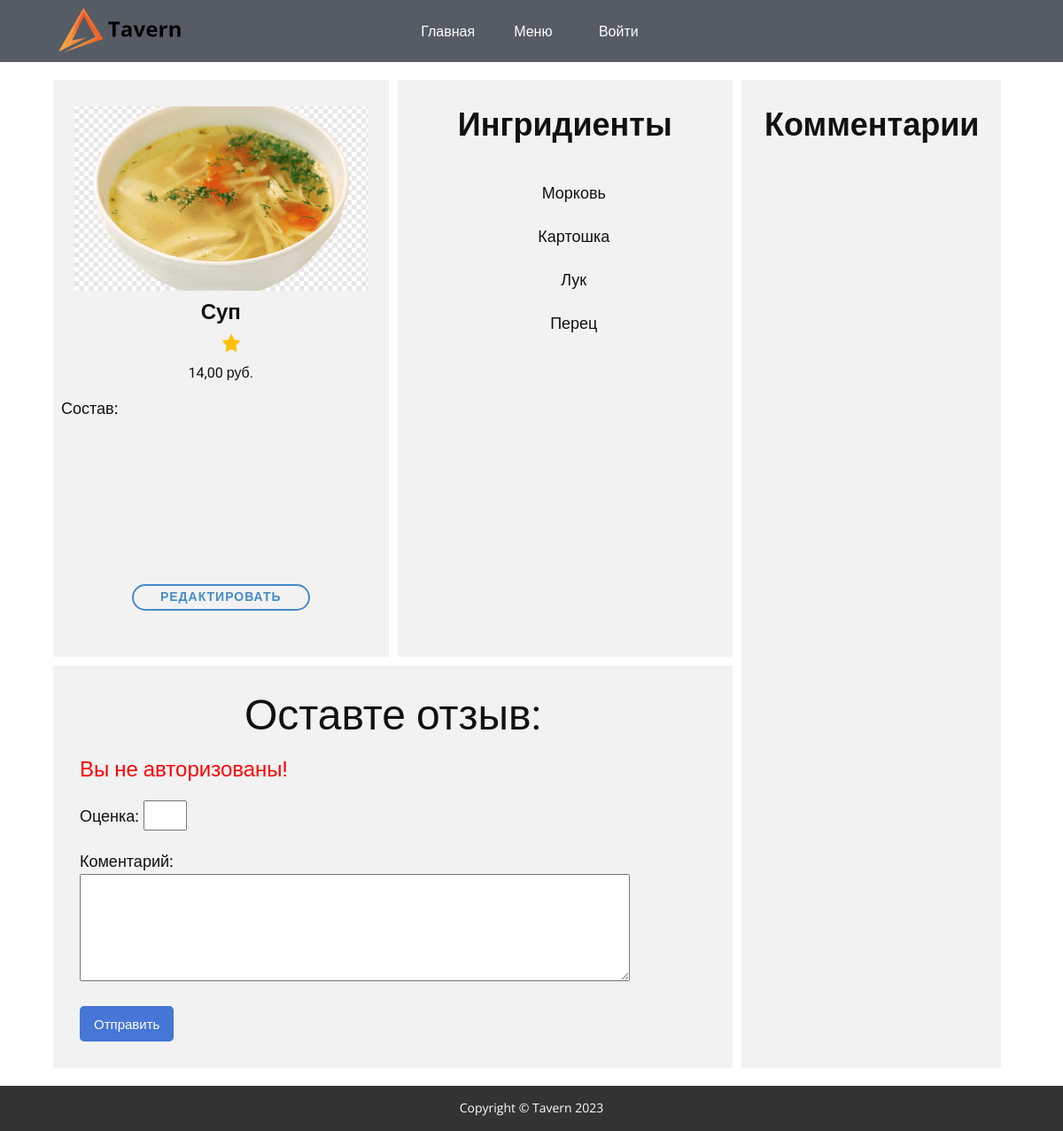
Before: /dishes/dish/sup/ with the older database file.
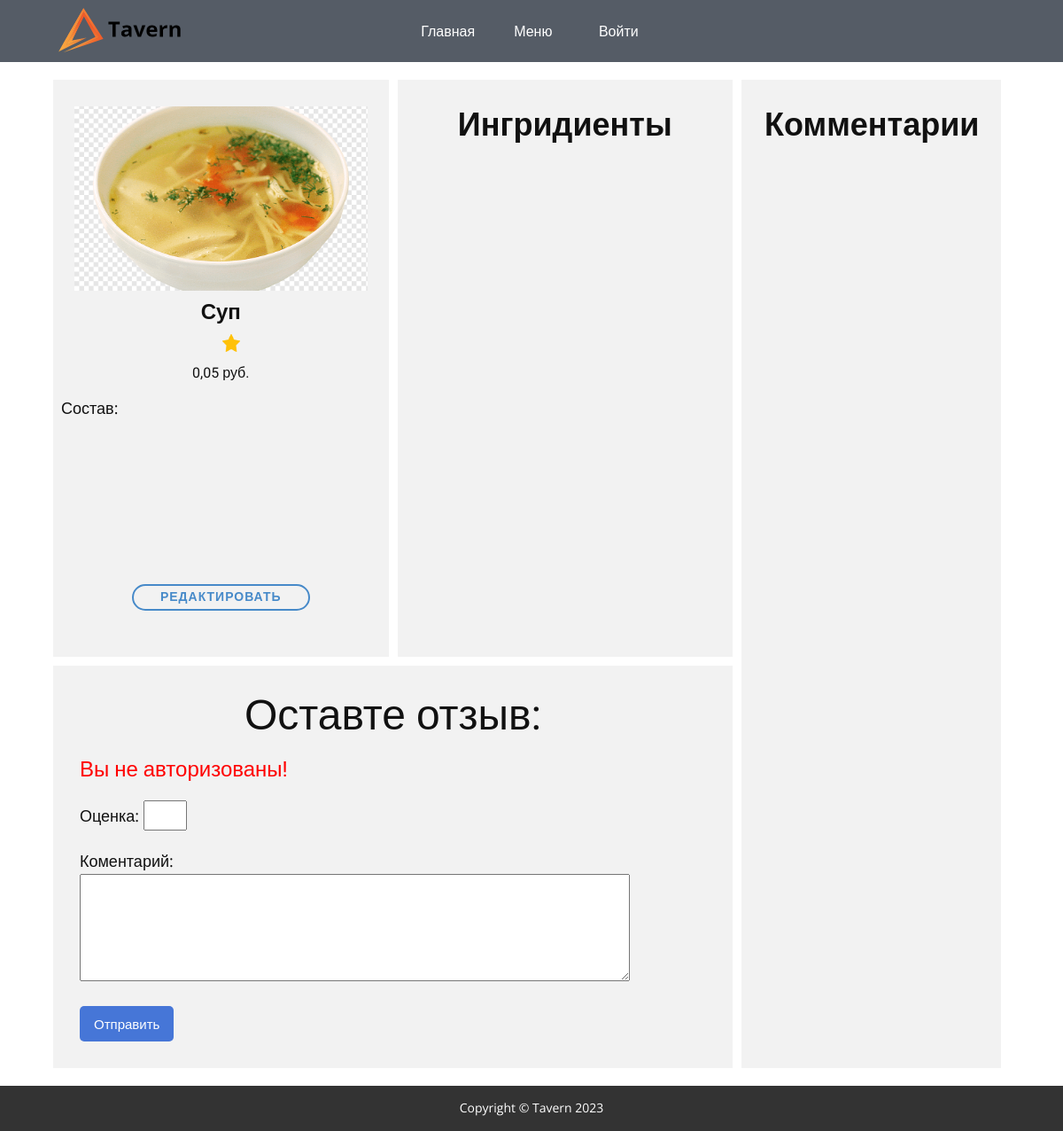
After: the same page with the newer database file.
### dish/models.py (models this page shows, shortened)
class Dish(models.Model):
    name = models.CharField(max_length=182, null=True)
    id_type_dish = models.ForeignKey('TypeDish', on_delete=models.PROTECT, null=True)
    image = models.ImageField(upload_to='dishes_images')
    price = models.DecimalField(max_digits=6, decimal_places=2)
    slug = models.SlugField(max_length=255, unique=True, db_index=True)
    quantity = models.PositiveIntegerField(default=0)
    baskets = GenericRelation('Basket')
    def get_ingredients(self):
        structure_items = Structure.objects.filter(id_dish=self)
        ingredients = [item.id_ingredient for item in structure_items]
        return ingredients
    def filter_ingredients(self):
        ingredients = Structure.objects.filter(id_dish=self.pk).values('id_ingredient')
        not_match_ingredients = Ingredients.objects.exclude(structure__id_dish=self.pk, structure__id_ingredient__in=ingredients)
        return not_match_ingredients

class Ingredients(models.Model):
    name = models.CharField(max_length=128)

### dish/views.py (the view)
# urls.py: path('dishes/', include('dish.urls', namespace='dishes')),
def dish(request, dish_slug):
    try:
        post = Dish.objects.get(slug=dish_slug)
        select_model = 'dish'
        review_sum = Reviews.get_estimation_sum_per_dish()
    except Dish.DoesNotExist:
        try:
            post = ComplexDish.objects.get(slug=dish_slug)
            select_model = 'complex'
            review_sum = Reviews.get_estimation_sum_per_comp_dish()
        except ComplexDish.DoesNotExist:
            return HttpResponseNotFound("Dish not found")
    if request.method == 'POST':
        form = AddReviewForm(request.POST)
        if form.is_valid():
            try:
                if select_model == 'dish':
                    Reviews.objects.create(id_user=request.user, id_dish=post, **form.cleaned_data)
                elif select_model == 'complex':
                    Reviews.objects.create(id_user=request.user, id_comp_dish=post, **form.cleaned_data)
                return redirect('dishes:dish', dish_slug)
            except:
                form.add_error(None, 'Ошибка добавления комментария')
    else:
        form = AddReviewForm()
    context = {
        'dish': post,
        'review': Reviews.objects.all(),
        'review_counts': review_sum,
        'form': form,
        'select_model': select_model,
    }
    return render(request, 'dish/html/dish2.html', context=context)

### dish/forms.py
class AddReviewForm(forms.Form):
    estimation = forms.IntegerField(max_value=5, min_value=1, label='Оценка')
    description = forms.CharField(widget=forms.Textarea(attrs={'cols': 65, 'rows': 4}), label='Коментарий', required=False)

### dish/models.py (called while the page is built)
    @classmethod
    def get_estimation_sum_per_dish(cls):
        return cls.objects.values('id_dish').annotate(total_estimation=Sum('estimation'), count_estimation=Count('estimation')).annotate(average_estimation=Round(Avg('estimation')))

### dish/templates/dish/html/dish2.html (shortened to what the changed rows need)
{% extends 'dish/html/base2.html' %}
{% load static %}
{% block meta %}
    <link rel="stylesheet" href="{% static 'fog/css/nicepage.css' %}" media="screen">
    <link rel="stylesheet" href="{% static 'fog/css/Блюдо.css' %}" media="screen">
    <link rel="stylesheet" href="{% static 'fog/css/main.css' %}" media="screen">
{% endblock %}
{% block content %}
    <section class="u-clearfix u-section-1" id="sec-8a34">
      <div class="u-clearfix u-sheet u-valign-middle-lg u-valign-middle-sm u-valign-middle-xl u-valign-middle-xs u-sheet-1">
        <div class="u-clearfix u-expanded-width-xs u-gutter-10 u-layout-wrap u-layout-wrap-1">
          <div class="u-layout">
            <div class="u-layout-row">
              <div class="u-size-47">
                <div class="u-layout-col">
                  <div class="u-size-30">
                    <div class="u-layout-row">
                      <div class="u-container-style u-grey-5 u-layout-cell u-size-30 u-layout-cell-1">
                      {% if select_model == 'dish' %}
                        <div class="u-container-layout u-valign-top-md u-valign-top-sm u-container-layout-1">
                          <img class="u-align-center u-image u-image-default u-image-1" src="{{ dish.image.url }}" alt="" data-image-width="2560" data-image-height="1707">
                          <h4 class="u-align-center u-text u-text-1">{{ dish.name }}</h4>
                          <div class="u-clearfix u-container-align-center u-group-elements u-group-elements-1">
                            <h5 class="u-align-center u-text u-text-2">
                            <img src="/static/vendor/img/review/starF.png" height="20" width="20">
                            </h5>
                          </div>
                          <h6 class="u-align-center u-text u-text-3">{{ dish.price }} руб.</h6>
                          <div class="u-container-style u-expanded-width u-grey-5 u-group u-group-1">
                            <div class="u-container-layout u-container-layout-2">
                              <p class="u-text u-text-default u-text-4">
                                    Состав:
                              </p>
                            </div>
                          </div>
                          <a href="{% url 'edit_record' dish.pk %}" class="u-border-2 u-border-hover-palette-1-base u-border-palette-1-base u-btn u-btn-round u-button-style u-hover-palette-1-base u-none u-radius-50 u-btn-2">Редактировать</a>
                        </div>
                      {% endif %}
                      </div>
                      <div class="u-container-style u-grey-5 u-layout-cell u-size-30 u-layout-cell-2">
                      {% if select_model == 'dish' %}
                        <div class="u-container-layout u-container-layout-3">
                            <div class="scrollable-ingredient">
                                <ul class="u-align-center u-text u-text-default u-text-6">
                              {% for ingredient in dish.filter_ingredients %}
                                {% if user.is_superuser or user.is_staff %}
                                      <li class="no-bullets">
                                          <a href="{% url 'dishes:action_ingredient' dish.slug ingredient.pk %}">{{ ingredient.name }}</a>
                                      </li>
                                {% else %}
                                    <li class="no-bullets">
                                          <p>{{ ingredient.name }}</p>
                                      </li>
                                {% endif %}
                              {% endfor %}
                          </ul>
                            </div>
                        </div>
                      {% endif %}
                      </div>
                    </div>
                  </div>
                  <div class="u-size-30">
                    <div class="u-layout-row">
                      <div class="u-container-style u-grey-5 u-layout-cell u-size-60 u-layout-cell-3">
                        <div class="u-container-layout u-container-layout-4">
                          <h2 class="u-align-center u-text u-text-default u-text-7">Оставте отзыв:</h2>
                            <form action="{% url 'dish:dish' dish.slug %}" method="post">
                            {% for f in form %}
                                <p><label for="{{ f.id_for_label }}">{{ f.label }}: </label>{{ f }}</p>
                            {% endfor %}
                        </form>
                        </div>
                      </div>
                    </div>
                  </div>
                </div>
              </div>
            </div>
          </div>
        </div>
      </div>
    </section>
{% endblock %}

Changed rows visible on the page:
removed Ingredients: name "Морковь"
removed Ingredients: name "Картошка"
removed Ingredients: name "Лук"
removed Ingredients: name "Перец"
changed Dish "Суп": price "14,00" → "0,05"
